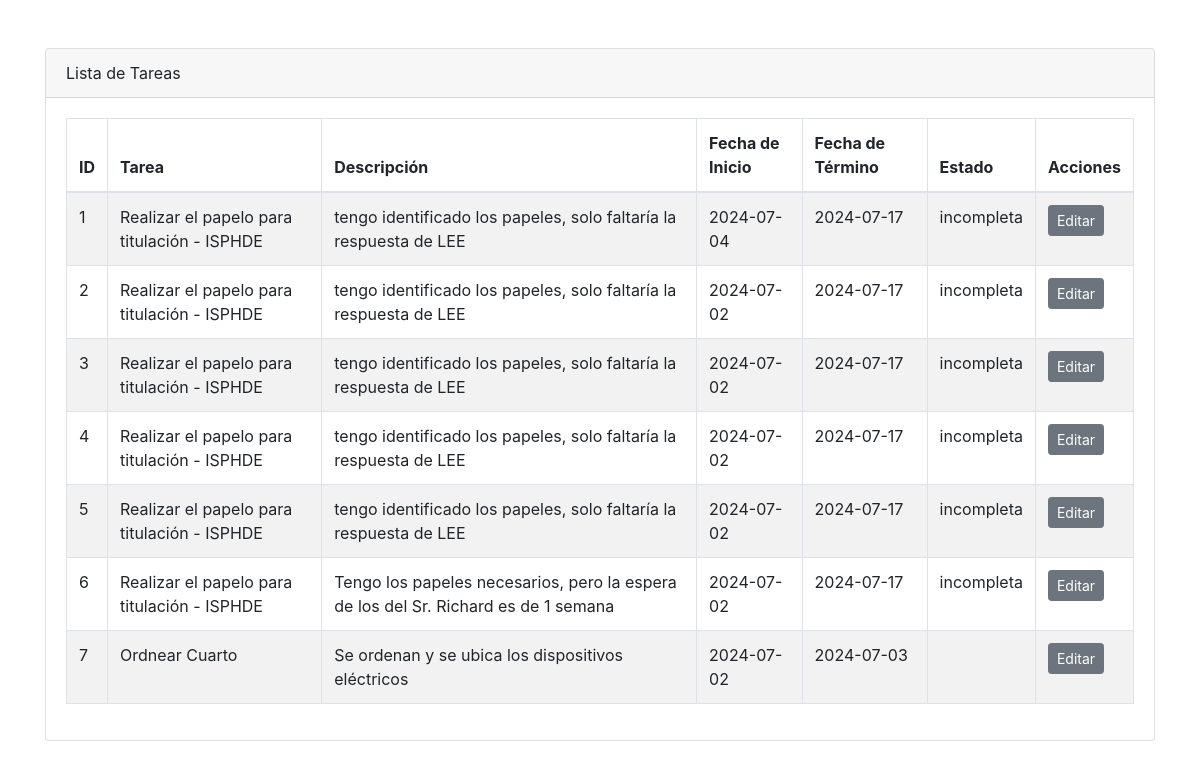
/vista.php, run on the app's committed database.
### tables this page shows
CREATE TABLE `agenda_jersy` (
  `id` int(11) NOT NULL,
  `tarea` varchar(255) NOT NULL,
  `descripcion` text DEFAULT NULL,
  `fecha_inicio` date DEFAULT NULL,
  `fecha_termino` date DEFAULT NULL,
  `estado` enum('terminada','incompleta','a_medias') NOT NULL DEFAULT 'incompleta'
);

### vista.php (the view, shortened to what this page needs)
<?php
$servername = "localhost";
$username = "root";
$password = "";
$dbname = "agenda";
$conn = new mysqli($servername, $username, $password, $dbname);
$sql = "SELECT id, tarea, descripcion, fecha_inicio, fecha_termino, estado FROM agenda_jersy";
$result = $conn->query($sql);
?>
<!DOCTYPE html>
<html lang="es">
<head>
  <link href="https://stackpath.bootstrapcdn.com/bootstrap/4.5.2/css/bootstrap.min.css" rel="stylesheet">
</head>
<body>
  <div class="container mt-5">
    <div class="card">
      <div class="card-header">
        Lista de Tareas
      </div>
      <div class="card-body">
        <div class="table-responsive">
          <table class="table table-bordered table-striped">
            <thead>
              <tr>
                <th>ID</th>
                <th>Tarea</th>
                <th>Descripción</th>
                <th>Fecha de Inicio</th>
                <th>Fecha de Término</th>
                <th>Estado</th>
                <th>Acciones</th>
              </tr>
            </thead>
            <tbody>
              <?php
              if ($result->num_rows > 0) {
                  while($row = $result->fetch_assoc()) {
                      echo "<tr>";
                      echo "<td>" . $row["id"] . "</td>";
                      echo "<td>" . $row["tarea"] . "</td>";
                      echo "<td>" . $row["descripcion"] . "</td>";
                      echo "<td>" . $row["fecha_inicio"] . "</td>";
                      echo "<td>" . $row["fecha_termino"] . "</td>";
                      echo "<td>" . $row["estado"] . "</td>";
                      echo "<td>";
                      echo "<button type='button' class='btn btn-sm btn-secondary' data-toggle='modal' data-target='#editarModal" . $row["id"] . "'>Editar</button>";
                      echo "</td>";
                      echo "</tr>";
                  }
              } else {
                  echo "<tr><td colspan='7'>No hay tareas registradas</td></tr>";
              }
              ?>
            </tbody>
          </table>
        </div>
      </div>
    </div>
  </div>
</body>
</html>

### data on the page
agenda_jersy: id "1", tarea "Realizar el papelo para titulación - ISPHDE", descripcion "tengo identificado los papeles, solo faltaría la respuesta de LEE", fecha_inicio "2024-07-04", fecha_termino "2024-07-17", estado "incompleta"
agenda_jersy: id "2", tarea "Realizar el papelo para titulación - ISPHDE", descripcion "tengo identificado los papeles, solo faltaría la respuesta de LEE", fecha_inicio "2024-07-02", fecha_termino "2024-07-17", estado "incompleta"
agenda_jersy: id "3", tarea "Realizar el papelo para titulación - ISPHDE", descripcion "tengo identificado los papeles, solo faltaría la respuesta de LEE", fecha_inicio "2024-07-02", fecha_termino "2024-07-17", estado "incompleta"
agenda_jersy: id "4", tarea "Realizar el papelo para titulación - ISPHDE", descripcion "tengo identificado los papeles, solo faltaría la respuesta de LEE", fecha_inicio "2024-07-02", fecha_termino "2024-07-17", estado "incompleta"
agenda_jersy: id "5", tarea "Realizar el papelo para titulación - ISPHDE", descripcion "tengo identificado los papeles, solo faltaría la respuesta de LEE", fecha_inicio "2024-07-02", fecha_termino "2024-07-17", estado "incompleta"
agenda_jersy: id "6", tarea "Realizar el papelo para titulación - ISPHDE", descripcion "Tengo los papeles necesarios, pero la espera de los del Sr. Richard es de 1 semana", fecha_inicio "2024-07-02", fecha_termino "2024-07-17", estado "incompleta"
agenda_jersy: id "7", tarea "Ordnear Cuarto", descripcion "Se ordenan y se ubica los dispositivos eléctricos", fecha_inicio "2024-07-02", fecha_termino "2024-07-03"
